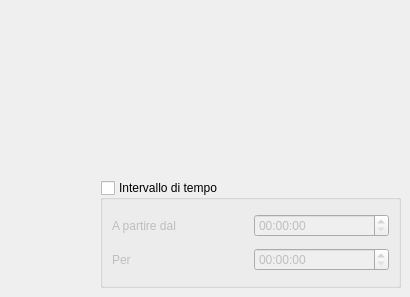
        <widget class="QWidget" name="schedule_tab">
         <attribute name="title">
          <string>Page</string>
         </attribute>
         <widget class="QGroupBox" name="time_groupBox">
          <property name="geometry">
           <rect>
            <x>100</x>
            <y>180</y>
            <width>301</width>
            <height>108</height>
           </rect>
          </property>
          <property name="title">
           <string>Intervallo di tempo</string>
          </property>
          <property name="checkable">
           <bool>true</bool>
          </property>
          <property name="checked">
           <bool>false</bool>
          </property>
          <layout class="QVBoxLayout" name="verticalLayout_8">
           <item>
            <layout class="QHBoxLayout" name="horizontalLayout_10">
             <item>
              <widget class="QLabel" name="label_3">
               <property name="text">
                <string>A partire dal</string>
               </property>
              </widget>
             </item>
             <item>
              <widget class="QTimeEdit" name="from_time"/>
             </item>
            </layout>
           </item>
           <item>
            <layout class="QHBoxLayout" name="horizontalLayout_11">
             <item>
              <widget class="QLabel" name="label_6">
               <property name="text">
                <string>Per</string>
               </property>
              </widget>
             </item>
             <item>
              <widget class="QTimeEdit" name="to_time"/>
             </item>
            </layout>
           </item>
          </layout>
         </widget>
        </widget>
